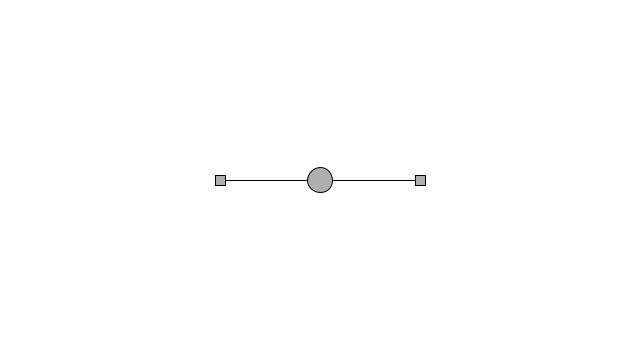
Frame 1 (no input)
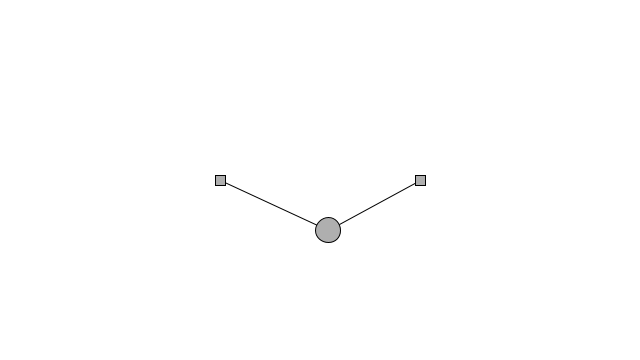
Frame 60 (the mouse pressed at the canvas centre just before this capture)
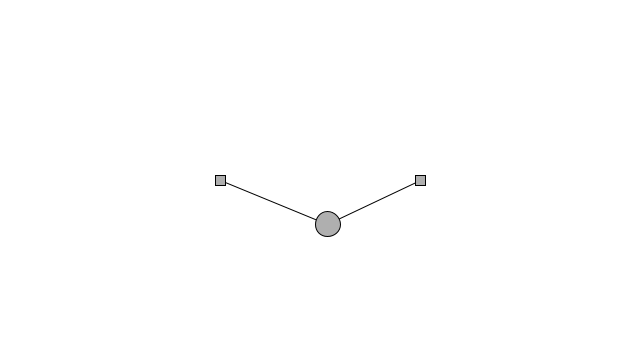
Frame 120 (the mouse held since frame 60 and released just before this capture)

The Processing sketch that drew these frames (run headless with seeded random() and noise(); from frame 60 on, the mouse is pressed at the canvas centre):

// Processing sketch: Springs
// ── Springs.pde
class Bob {

	PVector position;
	PVector velocity;
	PVector acceleration;
	float diameter;
	boolean rollover;
	PVector drag;
	boolean dragging;
	
	Bob(float x, float y) {

		position = new PVector(x,y);
		velocity = new PVector(0,0);
		acceleration = new PVector(0,0);
		diameter = 25;
		drag = new PVector(0,0);

	}

	void update() {

		velocity.add(acceleration);
		position.add(velocity);
		acceleration.mult(0);

	}

	void applyForce(PVector force) {
		
		acceleration.add(force);

	}

	void draw() {
		stroke(0);
		if(dragging) {
			fill(100);
		} else if(rollover) {
			fill(200);
		} else {
			fill(175);
		}
		ellipse(position.x, position.y, diameter, diameter);
	}

	void rollover() {
		float distance = dist(position.x,position.y,mouseX,mouseY);
		rollover =  (distance < diameter/2);
	}

	void clicked() {

		float distance = dist(position.x,position.y,mouseX,mouseY);
		if(distance < diameter/2) {
			dragging = true;
			drag.x = position.x - mouseX;
			drag.y = position.y - mouseY;;
			} else {
			dragging = false;
		}
	}

	void drag() {

		if(dragging) {
			position.x = drag.x + mouseX;
			position.y = drag.y + mouseY;
		}

	}

}

class Spring {

	PVector anchor;
	float restLength;
	float k;

	Spring(float x, float y, float restLength, float k) {

		anchor = new PVector(x,y);
		this.restLength = restLength;
		this.k = k;

	}

	void constrainLength(Bob b, float minLength, float maxLength) {

		PVector distance = PVector.sub(b.position, anchor);
		float d = distance.mag();

		if (d < minLength) {

			distance.normalize();
			distance.mult(minLength);
			b.position = PVector.add(distance,anchor);
			b.velocity.mult(0);

		} else if(d > maxLength) {

			distance.normalize();
			distance.mult(maxLength);
			b.position = PVector.add(distance,anchor);
			b.velocity.mult(0);

		}



	}

	void connect (Bob b) {

		PVector force = PVector.sub(anchor,b.position);
		float currentLength = force.mag();
		force.normalize();
		float x = restLength - currentLength;
		force.mult(-1 * k * x);
		b.applyForce(force);

	}

	void draw() {

		stroke(0);
		fill(175);
		rect(anchor.x, anchor.y, 10,10);
	}

	void drawLine(Bob b) {

		line(anchor.x, anchor.y, b.position.x, b.position.y);

	}

	
}

Spring s, s2;
Bob bob;
PVector wind = new PVector(1,0);
PVector gravity = new PVector(0,0.1);
void mousePressed() {
	bob.applyForce(wind);
	bob.clicked();
}

void mouseReleased() {
	bob.dragging = false;
}

void keyPressed() {
		if(key == 'r') {
			bob.velocity.mult(0);
			bob.position.x = width/2;
			bob.position.y = height/2;
		}
}



void setup() {

	size(640,360);
	rectMode(CENTER);
   	s = new Spring(width/2 + 100, height/2, 100, 0.05);
	s2 = new Spring(width/2 - 100, height/2, 100, 0.01);
	bob = new Bob(width/2, height/2);
}

void draw() {
	
	background(255);
	s.connect(bob);
	s2.connect(bob);
	s.constrainLength(bob,s.restLength/2,s.restLength*2);
	s2.constrainLength(bob,s2.restLength/2,s2.restLength*2);
	s.drawLine(bob);
	s.draw();
	s2.drawLine(bob);
	s2.draw();
	bob.draw();
	bob.rollover();
	bob.drag();
	bob.applyForce(gravity);
	bob.update();

}
